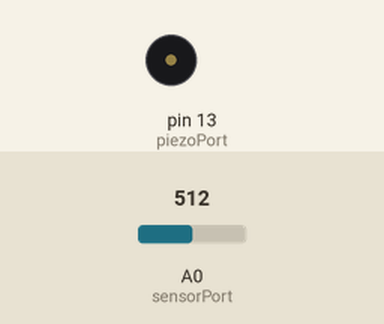
The sketch below on a simulated Arduino Uno, built with avr-gcc and run on an emulated ATmega328P. Shown: buzzer (waves = sounding). The inputs (shaded band) are chosen by the test bench; at power-on: A0 (sensorPort) = 512.

Above: at 0.1 s.
At 5.1 s:
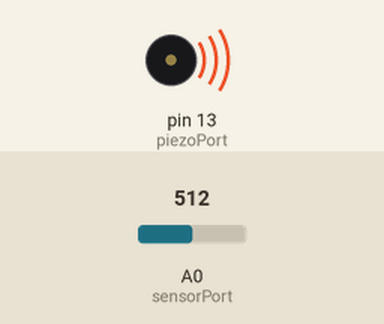
Timing chart, 0 to 6.6 s (numbered marks = the images above):
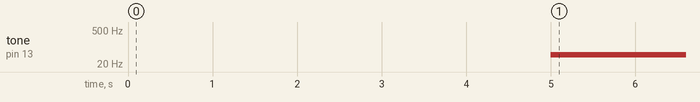

The sketch:

Light_Theremin.ino
```cpp
const int sensorPort = A0;
int sensorValue;
int sensorHigh = 0;
int sensorLow = 1023;
const int piezoPort = 13;
int pitch;

void setup() {
  pinMode(piezoPort, OUTPUT);

  // callibrate the sensor for 5 seconds
  while (millis() < 5000) {
    sensorValue = analogRead(sensorPort);
    if (sensorValue > sensorHigh) {
      sensorHigh = sensorValue;
    } else if (sensorValue < sensorLow) {
      sensorLow = sensorValue;
    }

  }
}

void loop() {
  sensorValue = analogRead(sensorPort);
  pitch = map(sensorValue, sensorLow, sensorHigh, 50,4000);
  tone(piezoPort, pitch, 20);
  delay(10);
}
```

Measured:
- by itself, tone on pin 13 (piezoPort): silent → 49 Hz at 5.0 s
